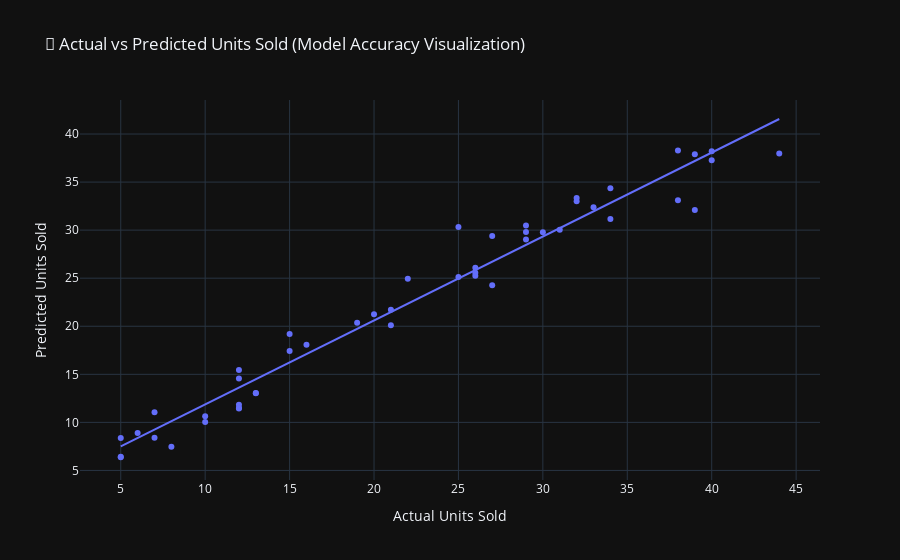

Notebook code for this chart:
### Code cell
import joblib
import pandas as pd
import plotly.express as px


pipeline = joblib.load("../src/models/pipeline_units.pkl")
print("Pipeline Loaded Successfully!")

numerical_features = ["units_sold", "revenue", "cost", "profit", "profit_margin", "revenue_per_unit"]
categorical_features = ["store_type", "category", "city", "month", "week"]

features = numerical_features + categorical_features
target = "units_sold"


X = df[features]
y = df[target]

from sklearn.model_selection import train_test_split
X_train, X_test, y_train, y_test = train_test_split(X, y, test_size=0.2, random_state=42)


y_pred = pipeline.predict(X_test)

pred_df = pd.DataFrame({
    "actual": y_test.values,
    "predicted": y_pred
})


fig = px.scatter(
    pred_df,
    x="actual",
    y="predicted",
    trendline="ols",
    title="📍 Actual vs Predicted Units Sold (Model Accuracy Visualization)"
)

fig.update_layout(
    template="plotly_dark",
    xaxis_title="Actual Units Sold",
    yaxis_title="Predicted Units Sold"
)

fig.show()

print("✅ Visualization Completed!")

### Figure 1 — Plotly figure (JSON) as saved in the notebook; plotly's stock layout.template omitted (floating-point values rounded to 4 significant figures)
{"data": [{"hovertemplate": "actual=%{x}<br>predicted=%{y}<extra></extra>", "legendgroup": "", "marker": {"color": "#636efa", "symbol": "circle"}, "mode": "markers", "name": "", "orientation": "v", "showlegend": false, "x": [12, 16, 27, 34, 10, 7, 38, 10, 7, 34, 12, 21, 29, 25, 5, 29, 15, 44, 39, 5, 32, 12, 30, 26, 12, 27, 13, 38, 26, 22, 33, 32, 21, 29, 40, 20, 25, 15, 26, 12, 19, 13, 39, 8, 31, 6, 5, 40], "xaxis": "x", "y": [11.84, 18.07, 29.39, 34.36, 10.64, 8.399, 38.28, 10.04, 11.06, 31.15, 15.44, 20.11, 29.8, 30.33, 8.38, 29.03, 19.19, 37.98, 32.1, 6.373, 33.35, 14.55, 29.78, 26.08, 11.45, 24.27, 13.03, 33.1, 25.58, 24.94, 32.38, 33.01, 21.72, 30.49, 37.27, 21.25, 25.13, 17.43, 25.24, 11.51, 20.37, 13.05, 37.91, 7.457, 30.04, 8.89, 6.438, 38.2], "yaxis": "y", "type": "scatter"}, {"hovertemplate": "<b>OLS trendline</b><br>predicted = 0.873309 * actual + 3.13718<br>R<sup>2</sup>=0.963198<br><br>actual=%{x}<br>predicted=%{y} <b>(trend)</b><extra></extra>", "legendgroup": "", "marker": {"color": "#636efa", "symbol": "circle"}, "mode": "lines", "name": "", "showlegend": false, "x": [5, 5, 5, 6, 7, 7, 8, 10, 10, 12, 12, 12, 12, 12, 13, 13, 15, 15, 16, 19, 20, 21, 21, 22, 25, 25, 26, 26, 26, 27, 27, 29, 29, 29, 30, 31, 32, 32, 33, 34, 34, 38, 38, 39, 39, 40, 40, 44], "xaxis": "x", "y": [7.504, 7.504, 7.504, 8.377, 9.25, 9.25, 10.12, 11.87, 11.87, 13.62, 13.62, 13.62, 13.62, 13.62, 14.49, 14.49, 16.24, 16.24, 17.11, 19.73, 20.6, 21.48, 21.48, 22.35, 24.97, 24.97, 25.84, 25.84, 25.84, 26.72, 26.72, 28.46, 28.46, 28.46, 29.34, 30.21, 31.08, 31.08, 31.96, 32.83, 32.83, 36.32, 36.32, 37.2, 37.2, 38.07, 38.07, 41.56], "yaxis": "y", "type": "scatter"}], "layout": {"xaxis": {"anchor": "y", "domain": [0.0, 1.0], "title": {"text": "Actual Units Sold"}}, "yaxis": {"anchor": "x", "domain": [0.0, 1.0], "title": {"text": "Predicted Units Sold"}}, "legend": {"tracegroupgap": 0}, "title": {"text": "📍 Actual vs Predicted Units Sold (Model Accuracy Visualization)"}}}
